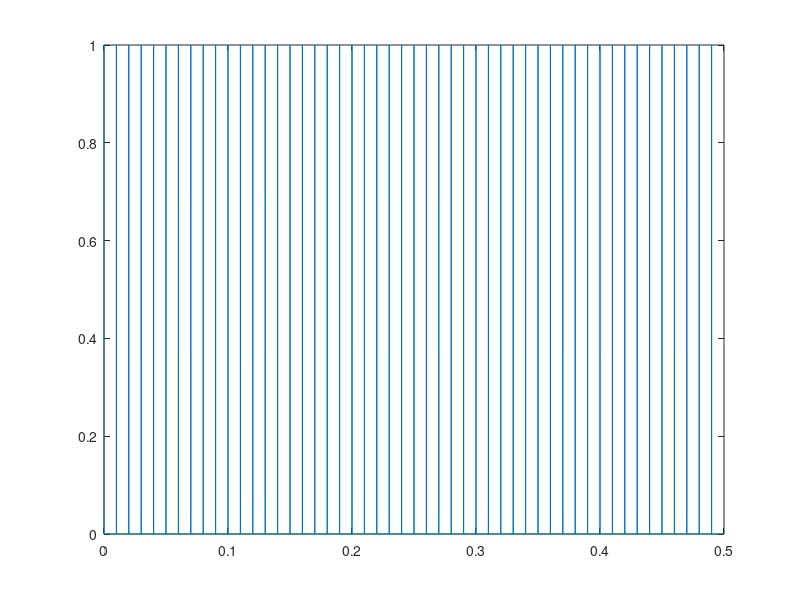
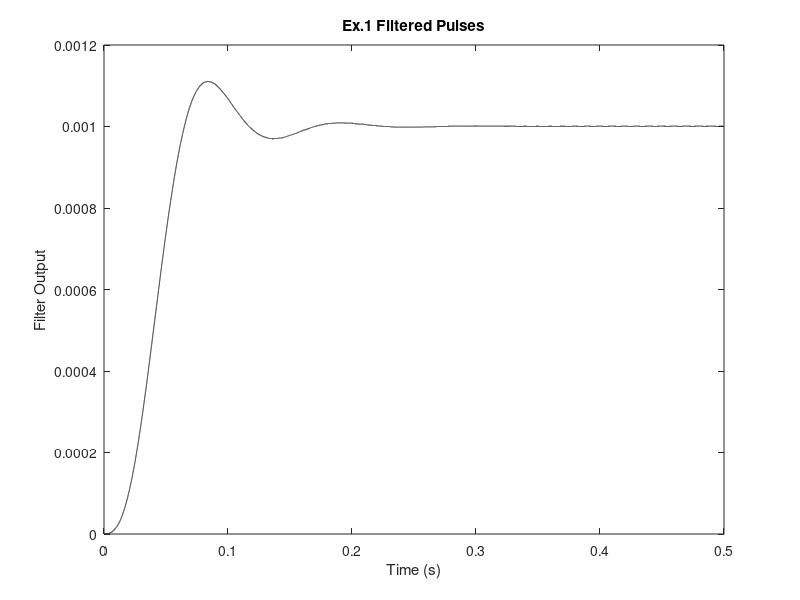
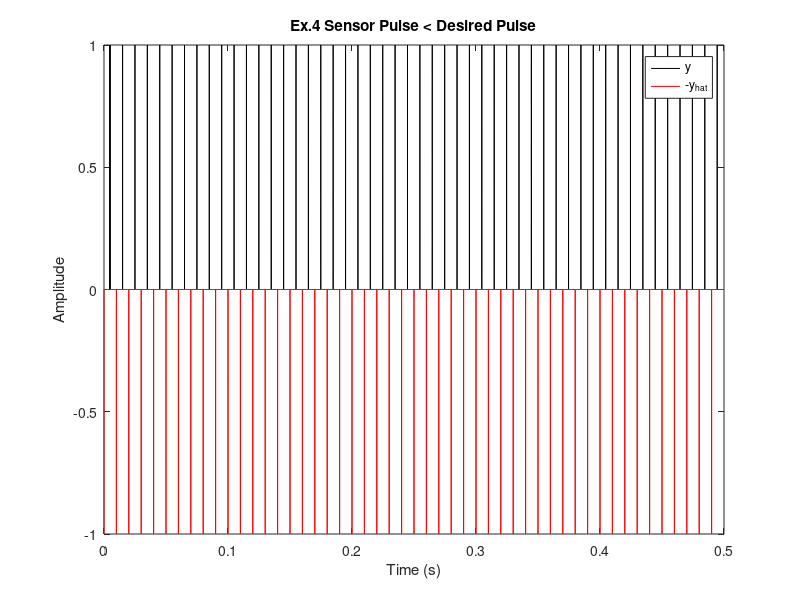
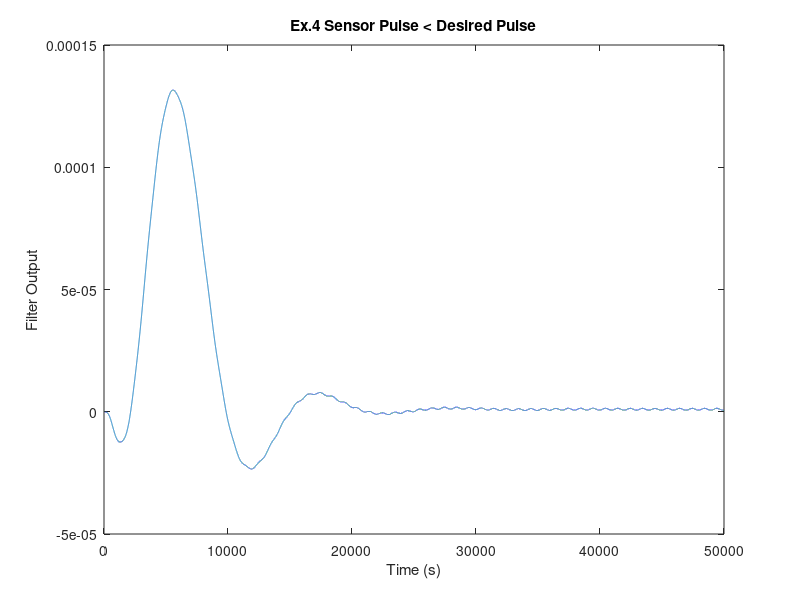

Reproduce these figures in MATLAB, in order.
clear;
% Time stuff
dt = 0.00001;
T = 0.5;
t = 0:dt:(T-dt);
fs = 1/dt;

% impulse pulse period
dt_p = 1000*dt;
% y_hat is equivalent to l* but with pusles and represents the *desired* lenght
y_hat = zeros(numel(t),1);
y_hat(mod(int32(t/dt),int32(dt_p/dt)) == 0) = 1;

figure;
plot(t,y_hat);

% create filter
fc = 10;
% fourth order low pass - you'll have to explore filter parameters
% 4th order gives better (smoother) response that first order
%[b,a] = butter(4,2*fc/fs);
[b,a] = butter(4,2*fc/fs);
% Give you an idea of how the filter *smoothes* the puslese
y_hat_filter=filter(b,a,y_hat);
figure;
  plot(t,y_hat_filter,'k');
  xlabel('Time (s)');
  ylabel('Filter Output')
  title('Ex.1 Filtered Pulses');

%% 

%
%
% Let's simulate the sensor signal now
%
%
%

% impulse pulse freq. same as y_hat
dt_p2 = 100*dt;

% y is the output of the sensor and equivalent to l (lenght) but with pusles
y = zeros(numel(t),1);
y(mod(t,dt_p2) == 0) = 1;

% if y_hat and y are identical, then l-l* = 0
% figure;
%   plot(t,filter(b,a,y-y_hat),'k')
%   xlabel('Time (s)');
%   ylabel('Filter Output')
%   title('Ex.2 Sensor Pulse = Desired Pulse');

% if y is phase shifted, still the output is close to zeros (except the
% transient portion in the beginning). This shifts y by half a period so the
% signals are completely out of phase which should produce the maximum
% variation when both signals have the same freq.
% fp=1/dt_p2;
% y = circshift(y,floor(fs/fp/2));
% 
% figure;
%   plot(t,y,'k'); hold all;
%   plot(t,-y_hat,'r');
%   legend('y','-y_{hat}')
%   xlabel('Time (s)');
%   ylabel('Amplitude')
%   title('Ex.3 Sensor Pulse = Desired Pulse, but phase shifted');
% 
% figure;
%   plot(filter(b,a,y-y_hat))
%   xlabel('Time (s)');
%   ylabel('Filter Output')
%   title('Ex.3 Sensor Pulse = Desired Pulse, but phase shifted');


% y freq. lower than y_hat -- correponsds to the muscle being
% longer than desired
dt_p2 = 999*dt;
y = zeros(numel(t),1);
y(mod(int32(t/dt),int32(dt_p2/dt)) == 0) = 1;
fp=1/dt_p2;
y = circshift(y,floor(fs/fp/2));

figure;
  plot(t,y,'k'); hold all;
  plot(t,-y_hat,'r');
  legend('y','-y_{hat}')
  xlabel('Time (s)');
  ylabel('Amplitude')
  title('Ex.4 Sensor Pulse < Desired Pulse');


figure;
  plot(filter(b,a,y-y_hat))
  xlabel('Time (s)');
  ylabel('Filter Output')
  title('Ex.4 Sensor Pulse < Desired Pulse');
%% 

% impulse pulse freq. higher than y_hat -- correponsds to the muscle being
% longer than desired
dt_p2 = 130*dt;
y = zeros(numel(t),1);
y(mod(int32(t/dt),int32(dt_p2/dt)) == 0) = 1;

figure;
  plot(t,y,'k'); hold all;
  plot(t,-y_hat,'r');
  legend('y','-y_{hat}')
  xlabel('Time (s)');
  ylabel('Amplitude')
  title('Ex.5 Sensor Pulse > Desired Pulse');


figure;
  plot(filter(b,a,y-y_hat))
  xlabel('Time (s)');
  ylabel('Filter Output')
  title('Ex.5 Sensor Pulse > Desired Pulse');


